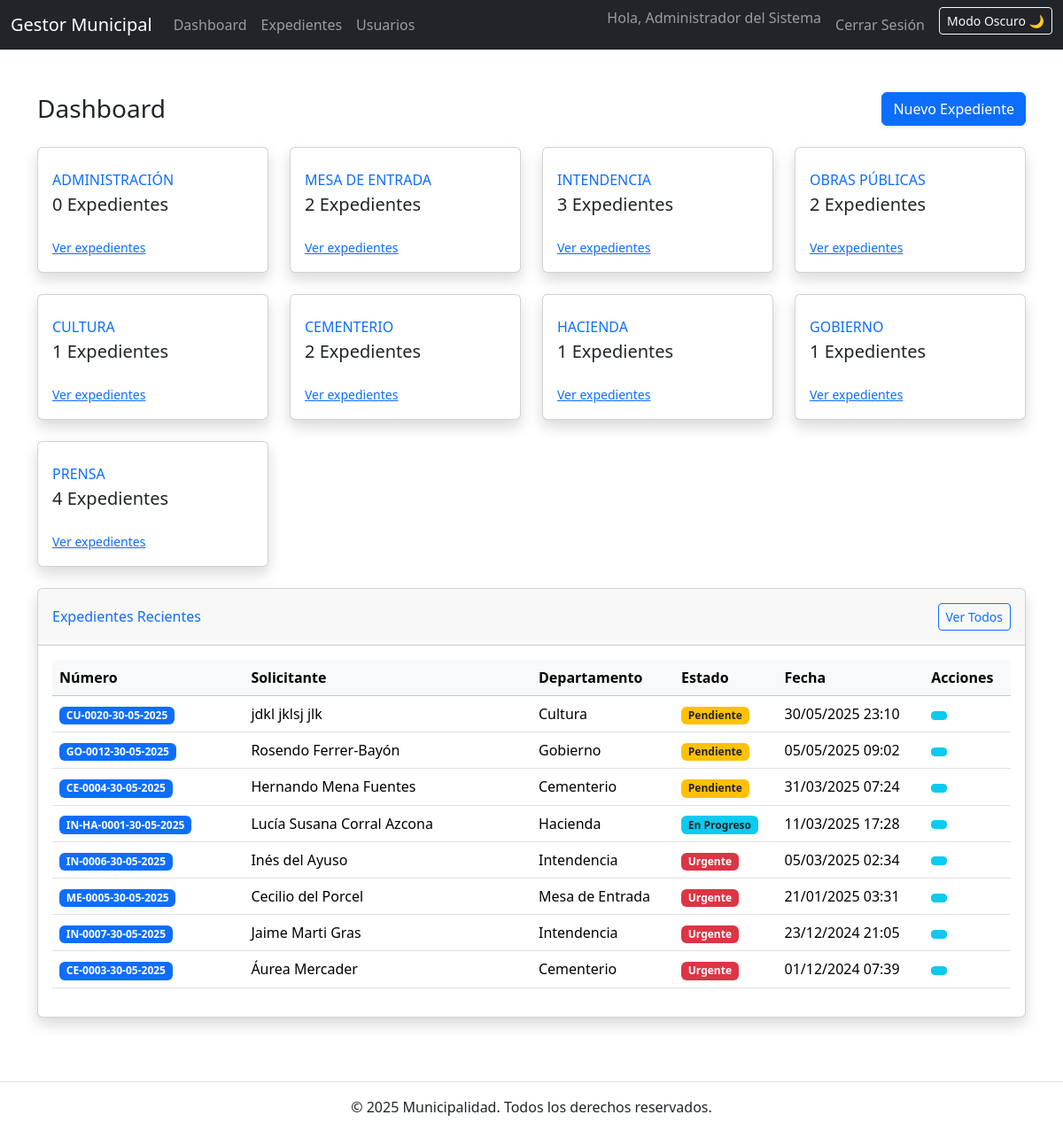
The page /dashboard (signed in) on the database its author committed.
### app.py (models this page shows)
class User(UserMixin, db.Model):
    id = db.Column(db.Integer, primary_key=True)
    username = db.Column(db.String(50), unique=True, nullable=False)
    password = db.Column(db.String(200), nullable=False) # type: ignore
    name = db.Column(db.String(100))
    role = db.Column(db.String(20), default='user')
    department = db.Column(db.String(50))
    created_at = db.Column(db.DateTime, default=lambda: datetime.now(UTC))
    history_actions = db.relationship('RecordHistory', backref='user', lazy='dynamic') # Para ver qué acciones hizo un usuario

class Department(db.Model):
    id = db.Column(db.Integer, primary_key=True)
    name = db.Column(db.String(100), unique=True, nullable=False)
    description = db.Column(db.Text)
    records = db.relationship('Record', backref='department', lazy=True) # type: ignore

class Record(db.Model):
    id = db.Column(db.Integer, primary_key=True)
    sequence_number = db.Column(db.Integer, nullable=False)
    digital_number = db.Column(db.String(30), unique=True, nullable=False)
    full_name = db.Column(db.String(200), nullable=False) # Antes 'title'
    dni = db.Column(db.String(20), nullable=True)
    address = db.Column(db.Text, nullable=True)
    phone = db.Column(db.String(50), nullable=True)
    transaction_date = db.Column(db.DateTime, nullable=True) # New field for transaction date
    email = db.Column(db.String(120), nullable=True)
    description = db.Column(db.Text)
    attachment_filename = db.Column(db.String(255), nullable=True) # New field for attachment
    status = db.Column(db.String(20), default='pending')
    created_at = db.Column(db.DateTime, default=lambda: datetime.now(UTC))
    updated_at = db.Column(db.DateTime, default=lambda: datetime.now(UTC), onupdate=lambda: datetime.now(UTC))
    generated_pdf_filename = db.Column(db.String(255), nullable=True) # Stores the filename of the generated PDF
    department_id = db.Column(db.Integer, db.ForeignKey('department.id'), nullable=False)
    created_by = db.Column(db.Integer, db.ForeignKey('user.id'), nullable=False)
    creator = db.relationship('User', foreign_keys=[created_by], backref='created_records') # Renombrado para evitar conflicto con User.history_actions
    history_entries = db.relationship('RecordHistory',
                                      foreign_keys=[RecordHistory.record_id], # Explicit FK
                                      backref='record',
                                      lazy='dynamic',
                                      order_by=lambda: desc(RecordHistory.timestamp)) # Use lambda for late binding
    notes = db.relationship('Note',
                            foreign_keys=[Note.record_id],
                            backref='record_associated', # Allows note.record_associated
                            lazy='dynamic',
                            order_by=lambda: desc(Note.created_at)) # Use lambda for late binding

### app.py (the view, shortened to what this page needs)
@app.route('/dashboard')
@login_required
def dashboard():
    is_admin = current_user.role == 'admin'
    if is_admin:
        departments_for_dashboard = Department.query.all()
        recent_records_list = Record.query.order_by(Record.created_at.desc()).limit(8).all()
    return render_template('dashboard.html', departments=departments_for_dashboard, recent_records=recent_records_list, DATETIME_APP_FORMAT=APP_WIDE_DATETIME_FORMAT)

### app.py (called while the page is built)
@app.context_processor
def inject_now():
    return {'now': datetime.now(UTC)} # Or datetime.now(timezone.utc) for older Python

@login_manager.user_loader
def load_user(user_id):
    return User.query.get(int(user_id))

### templates/dashboard.html (shortened to what this page needs)
{% extends 'base.html' %}
{% block content %}
<div class="row mb-4">
    <div class="col-12">
        <div class="d-sm-flex align-items-center justify-content-between">
            <h1 class="h3 mb-0 text-gray-800">Dashboard</h1>
            <a href="{{ url_for('add_record') }}" class="d-none d-sm-inline-block btn btn-primary shadow-sm">
                 Nuevo Expediente
            </a>
        </div>
    </div>
</div>
<div class="row">
    {% for department in departments %}
    <div class="col-xl-3 col-md-6 mb-4">
        <div class="card border-left-primary shadow h-100 py-2 card-stat">
            <div class="card-body">
                <div class="row no-gutters align-items-center">
                    <div class="col mr-2">
                        <div class="text-xs font-weight-bold text-primary text-uppercase mb-1">
                            {{ department.name }}
                        </div>
                        <div class="h5 mb-0 font-weight-bold text-gray-800">
                            {{ department.records|length }} Expedientes
                        </div>
                    </div>
                </div>
            </div>
            <div class="card-footer bg-transparent border-top-0">
                <a href="{{ url_for('records', department=department.id) }}" class="small text-primary stretched-link">
                    Ver expedientes
                </a>
            </div>
        </div>
    </div>
    {% endfor %}
</div>
<div class="row">
    <div class="col-12">
        <div class="card shadow mb-4">
            <div class="card-header py-3 d-flex flex-row align-items-center justify-content-between">
                <h6 class="m-0 font-weight-bold text-primary">Expedientes Recientes</h6>
                <a href="{{ url_for('records') }}" class="btn btn-sm btn-outline-primary">
                    Ver Todos
                </a>
            </div>
            <div class="card-body">
                <div class="table-responsive">
                    <table class="table table-hover">
                        <thead class="table-light">
                            <tr>
                                <th width="20%">Número</th>
                                <th width="30%">Solicitante</th>
                                <th>Departamento</th>
                                <th>Estado</th>
                                <th>Fecha</th>
                                <th>Acciones</th>
                            </tr>
                        </thead>
                        <tbody>
                            {% if recent_records %}
                                {% for record in recent_records %}
                                <tr>
                                    <td>
                                        <span class="badge bg-primary">{{ record.digital_number }}</span>
                                    </td>
                                    <td>{{ record.full_name }}</td>
                                    <td>{{ record.department.name }}</td>
                                    <td>
                                        {% if record.status == 'active' %}
                                        <span class="badge bg-success">Activo</span>
                                        {% elif record.status == 'archived' %}
                                        <span class="badge bg-secondary">Archivado</span>
                                        {% elif record.status == 'urgente' %}
                                        <span class="badge bg-danger">Urgente</span>
                                        {% elif record.status == 'pending' %}
                                        <span class="badge bg-warning text-dark">Pendiente</span>
                                        {% elif record.status == 'in_progress' %}
                                        <span class="badge bg-info text-dark">En Progreso</span>
                                        {% else %}
                                        <span class="badge bg-light text-dark">{{ record.status|capitalize }}</span>
                                        {% endif %}
                                    </td>
                                    <td>{{ record.created_at.strftime(DATETIME_APP_FORMAT) }}</td>
                                    <td>
                                        <a href="{{ url_for('view_record', record_id=record.id) }}" class="btn btn-sm btn-info" title="Ver Detalles">
                                        </a>
                                    </td>
                                </tr>
                                {% endfor %}
                            {% else %}
                                <tr>
                                    <td colspan="6" class="text-center">No hay expedientes recientes</td>
                                </tr>
                            {% endif %}
                        </tbody>
                    </table>
                </div>
            </div>
        </div>
    </div>
</div>
{% endblock %}

### templates/base.html (shortened to what this page needs)
<!DOCTYPE html>
<html lang="es" data-bs-theme="light">
<head>
    <link href="https://cdn.jsdelivr.net/npm/bootstrap@5.3.2/dist/css/bootstrap.min.css" rel="stylesheet">
    <link rel="stylesheet" href="{{ url_for('static', filename='css/style.css') }}">
</head>
<body>
    <nav class="navbar navbar-expand-lg navbar-dark bg-dark mb-4">
        <div class="container-fluid">
            <a class="navbar-brand" href="{{ url_for('home') }}">Gestor Municipal</a>
            <div class="collapse navbar-collapse" id="navbarNav">
                <ul class="navbar-nav me-auto mb-2 mb-lg-0">
                    {% if current_user.is_authenticated %}
                        <li class="nav-item"><a class="nav-link" href="{{ url_for('dashboard') }}">Dashboard</a></li>
                        <li class="nav-item"><a class="nav-link" href="{{ url_for('records') }}">Expedientes</a></li>
                        {% if current_user.role == 'admin' %}
                            <li class="nav-item"><a class="nav-link" href="{{ url_for('users') }}">Usuarios</a></li>
                        {% endif %}
                    {% endif %}
                </ul>
                <ul class="navbar-nav ms-auto">
                    {% if current_user.is_authenticated %}
                        <li class="nav-item"><span class="navbar-text me-2">Hola, {{ current_user.name or current_user.username }}</span></li>
                        <li class="nav-item"><a class="nav-link" href="{{ url_for('logout') }}">Cerrar Sesión</a></li>
                    {% else %}
                        <li class="nav-item"><a class="nav-link" href="{{ url_for('login') }}">Iniciar Sesión</a></li>
                    {% endif %}
                    <li class="nav-item">
                        <button id="themeToggleBtn" class="btn btn-outline-light btn-sm ms-2">
                        </button>
                    </li>
                </ul>
            </div>
        </div>
    </nav>
    <div class="container mt-4">
        {% block content %}{% endblock %}
    </div>
    <footer class="text-center mt-5 py-3 border-top">
        <p>&copy; {{ now.year }} Municipalidad. Todos los derechos reservados.</p>
    </footer>
</body>
</html>

### static/css/style.css (style rules this page uses)
body { font-family: 'Segoe UI', Tahoma, Geneva, Verdana, sans-serif; min-height: 100vh; display: flex; flex-direction: column; }
.container { flex: 1; }

### rows shown on the page
User: name "Administrador del Sistema"
Department: name "ADMINISTRACIÓN", records|length "0"
Department: name "MESA DE ENTRADA", records|length "2"
Department: name "INTENDENCIA", records|length "3"
Department: name "OBRAS PÚBLICAS", records|length "2"
Department: name "CULTURA", records|length "1"
Department: name "CEMENTERIO", records|length "2"
Department: name "HACIENDA", records|length "1"
Department: name "GOBIERNO", records|length "1"
Department: name "PRENSA", records|length "4"
Record: digital_number "CU-0020-30-05-2025", full_name "jdkl jklsj jlk", department.name "Cultura", status "Pendiente", created_at "30/05/2025 23:10"
Record: digital_number "GO-0012-30-05-2025", full_name "Rosendo Ferrer-Bayón", department.name "Gobierno", status "Pendiente", created_at "05/05/2025 09:02"
Record: digital_number "CE-0004-30-05-2025", full_name "Hernando Mena Fuentes", department.name "Cementerio", status "Pendiente", created_at "31/03/2025 07:24"
Record: digital_number "IN-HA-0001-30-05-2025", full_name "Lucía Susana Corral Azcona", department.name "Hacienda", status "En Progreso", created_at "11/03/2025 17:28"
Record: digital_number "IN-0006-30-05-2025", full_name "Inés del Ayuso", department.name "Intendencia", status "Urgente", created_at "05/03/2025 02:34"
Record: digital_number "ME-0005-30-05-2025", full_name "Cecilio del Porcel", department.name "Mesa de Entrada", status "Urgente", created_at "21/01/2025 03:31"
Record: digital_number "IN-0007-30-05-2025", full_name "Jaime Marti Gras", department.name "Intendencia", status "Urgente", created_at "23/12/2024 21:05"
Record: digital_number "CE-0003-30-05-2025", full_name "Áurea Mercader", department.name "Cementerio", status "Urgente", created_at "01/12/2024 07:39"

### other values the page prints
{{ now.year }} "2025"
